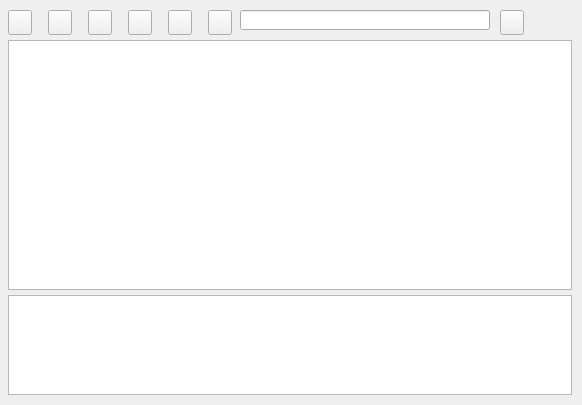
<?xml version="1.0" encoding="UTF-8"?>
<ui version="4.0">
 <class>FormSmsBox</class>
 <widget class="QWidget" name="FormSmsBox">
  <property name="geometry">
   <rect>
    <x>0</x>
    <y>0</y>
    <width>582</width>
    <height>405</height>
   </rect>
  </property>
  <property name="windowTitle">
   <string>Form</string>
  </property>
  <property name="styleSheet">
   <string notr="true">QWidget#FormSmsBox{ 
border-image:url(Skin/datamainback.png);
}</string>
  </property>
  <widget class="QPushButton" name="pushButtonSearch">
   <property name="geometry">
    <rect>
     <x>500</x>
     <y>10</y>
     <width>24</width>
     <height>25</height>
    </rect>
   </property>
   <property name="cursor">
    <cursorShape>PointingHandCursor</cursorShape>
   </property>
   <property name="styleSheet">
    <string notr="true">QPushButton{ 
border-image:url(Skin/Search_1.png);
}
QPushButton:pressed{ 
border-image:url(Skin/Search_3.png);
}
QPushButton:hover{
border-image:url(Skin/Search_4.png);
}
QPushButton:disabled{
border-image:url(Skin/Search_2.png);
}</string>
   </property>
   <property name="text">
    <string/>
   </property>
  </widget>
  <widget class="QTableView" name="tableViewSms">
   <property name="geometry">
    <rect>
     <x>8</x>
     <y>40</y>
     <width>564</width>
     <height>250</height>
    </rect>
   </property>
   <property name="midLineWidth">
    <number>0</number>
   </property>
   <property name="autoScrollMargin">
    <number>20</number>
   </property>
   <attribute name="verticalHeaderCascadingSectionResizes">
    <bool>false</bool>
   </attribute>
   <attribute name="verticalHeaderDefaultSectionSize">
    <number>30</number>
   </attribute>
  </widget>
  <widget class="QTextBrowser" name="textSms">
   <property name="geometry">
    <rect>
     <x>8</x>
     <y>295</y>
     <width>564</width>
     <height>100</height>
    </rect>
   </property>
   <property name="maximumSize">
    <size>
     <width>16777215</width>
     <height>100</height>
    </size>
   </property>
  </widget>
  <widget class="QPushButton" name="pushButtonForward">
   <property name="geometry">
    <rect>
     <x>208</x>
     <y>10</y>
     <width>24</width>
     <height>25</height>
    </rect>
   </property>
   <property name="sizePolicy">
    <sizepolicy hsizetype="Expanding" vsizetype="Fixed">
     <horstretch>0</horstretch>
     <verstretch>0</verstretch>
    </sizepolicy>
   </property>
   <property name="maximumSize">
    <size>
     <width>100</width>
     <height>30</height>
    </size>
   </property>
   <property name="cursor">
    <cursorShape>PointingHandCursor</cursorShape>
   </property>
   <property name="styleSheet">
    <string notr="true">QPushButton#pushButtonForward{ 
border-image:url(Skin/PBNewSms_1.png);
}
QPushButton:pressed#pushButtonForward{ 
border-image:url(Skin/PBNewSms_3.png);
}
QPushButton:hover#pushButtonForward{
border-image:url(Skin/PBNewSms_4.png);
}
QPushButton:disabled#pushButtonForward{
border-image:url(Skin/PBNewSms_2.png);
}</string>
   </property>
   <property name="text">
    <string/>
   </property>
  </widget>
  <widget class="QPushButton" name="pushButtonReply">
   <property name="geometry">
    <rect>
     <x>168</x>
     <y>10</y>
     <width>24</width>
     <height>25</height>
    </rect>
   </property>
   <property name="sizePolicy">
    <sizepolicy hsizetype="Expanding" vsizetype="Fixed">
     <horstretch>0</horstretch>
     <verstretch>0</verstretch>
    </sizepolicy>
   </property>
   <property name="maximumSize">
    <size>
     <width>100</width>
     <height>30</height>
    </size>
   </property>
   <property name="cursor">
    <cursorShape>PointingHandCursor</cursorShape>
   </property>
   <property name="styleSheet">
    <string notr="true">QPushButton#pushButtonReply{ 
border-image:url(Skin/ReplaySms_1.png);
}
QPushButton:pressed#pushButtonReply{ 
border-image:url(Skin/ReplaySms_3.png);
}
QPushButton:hover#pushButtonReply{
border-image:url(Skin/ReplaySms_4.png);
}
QPushButton:disabled#pushButtonReply{
border-image:url(Skin/ReplaySms_2.png);
}</string>
   </property>
   <property name="text">
    <string/>
   </property>
  </widget>
  <widget class="QPushButton" name="pushButtonMove">
   <property name="geometry">
    <rect>
     <x>88</x>
     <y>10</y>
     <width>24</width>
     <height>25</height>
    </rect>
   </property>
   <property name="sizePolicy">
    <sizepolicy hsizetype="Expanding" vsizetype="Fixed">
     <horstretch>0</horstretch>
     <verstretch>0</verstretch>
    </sizepolicy>
   </property>
   <property name="maximumSize">
    <size>
     <width>100</width>
     <height>30</height>
    </size>
   </property>
   <property name="cursor">
    <cursorShape>PointingHandCursor</cursorShape>
   </property>
   <property name="styleSheet">
    <string notr="true">QPushButton#pushButtonMove{ 
border-image:url(Skin/MoveSms_1.png);
}
QPushButton:pressed#pushButtonMove{ 
border-image:url(Skin/MoveSms_3.png);
}
QPushButton:hover#pushButtonMove{
border-image:url(Skin/MoveSms_4.png);
}
QPushButton:disabled#pushButtonMove{
border-image:url(Skin/MoveSms_2.png);
}</string>
   </property>
   <property name="text">
    <string/>
   </property>
  </widget>
  <widget class="QPushButton" name="pushButtonDelete">
   <property name="geometry">
    <rect>
     <x>48</x>
     <y>10</y>
     <width>24</width>
     <height>25</height>
    </rect>
   </property>
   <property name="sizePolicy">
    <sizepolicy hsizetype="Expanding" vsizetype="Fixed">
     <horstretch>0</horstretch>
     <verstretch>0</verstretch>
    </sizepolicy>
   </property>
   <property name="maximumSize">
    <size>
     <width>100</width>
     <height>30</height>
    </size>
   </property>
   <property name="cursor">
    <cursorShape>PointingHandCursor</cursorShape>
   </property>
   <property name="styleSheet">
    <string notr="true">QPushButton#pushButtonDelete{ 
border-image:url(Skin/DeleteSms_1.png);
}
QPushButton:pressed#pushButtonDelete{ 
border-image:url(Skin/DeleteSms_3.png);
}
QPushButton:hover#pushButtonDelete{
	border-image:url(Skin/DeleteSms_4.png);
}
QPushButton:disabled#pushButtonDelete{
	border-image:url(Skin/DeleteSms_2.png);
}</string>
   </property>
   <property name="text">
    <string/>
   </property>
  </widget>
  <widget class="QPushButton" name="pushButtonNew">
   <property name="geometry">
    <rect>
     <x>8</x>
     <y>10</y>
     <width>24</width>
     <height>25</height>
    </rect>
   </property>
   <property name="maximumSize">
    <size>
     <width>100</width>
     <height>30</height>
    </size>
   </property>
   <property name="cursor">
    <cursorShape>PointingHandCursor</cursorShape>
   </property>
   <property name="styleSheet">
    <string notr="true">QPushButton#pushButtonNew{ 
border-image:url(Skin/NewSmsBtn_1.png);
}
QPushButton:pressed#pushButtonNew{ 
border-image:url(Skin/NewSmsBtn_3.png);
}
QPushButton:hover#pushButtonNew{
border-image:url(Skin/NewSmsBtn_4.png);
}</string>
   </property>
   <property name="text">
    <string/>
   </property>
  </widget>
  <widget class="QLineEdit" name="lineEditSearch">
   <property name="geometry">
    <rect>
     <x>240</x>
     <y>10</y>
     <width>250</width>
     <height>20</height>
    </rect>
   </property>
  </widget>
  <widget class="QPushButton" name="pushButtonCopy">
   <property name="geometry">
    <rect>
     <x>128</x>
     <y>10</y>
     <width>24</width>
     <height>25</height>
    </rect>
   </property>
   <property name="sizePolicy">
    <sizepolicy hsizetype="Expanding" vsizetype="Fixed">
     <horstretch>0</horstretch>
     <verstretch>0</verstretch>
    </sizepolicy>
   </property>
   <property name="maximumSize">
    <size>
     <width>100</width>
     <height>30</height>
    </size>
   </property>
   <property name="cursor">
    <cursorShape>PointingHandCursor</cursorShape>
   </property>
   <property name="styleSheet">
    <string notr="true">QPushButton#pushButtonCopy{ 
border-image:url(Skin/CopySms_1.png);
}
QPushButton:pressed#pushButtonCopy{ 
border-image:url(Skin/CopySms_3.png);
}
QPushButton:hover#pushButtonCopy{
border-image:url(Skin/CopySms_4.png);
}
QPushButton:disabled#pushButtonCopy{
border-image:url(Skin/CopySms_2.png);
}</string>
   </property>
   <property name="text">
    <string/>
   </property>
  </widget>
 </widget>
 <resources/>
 <connections/>
</ui>
